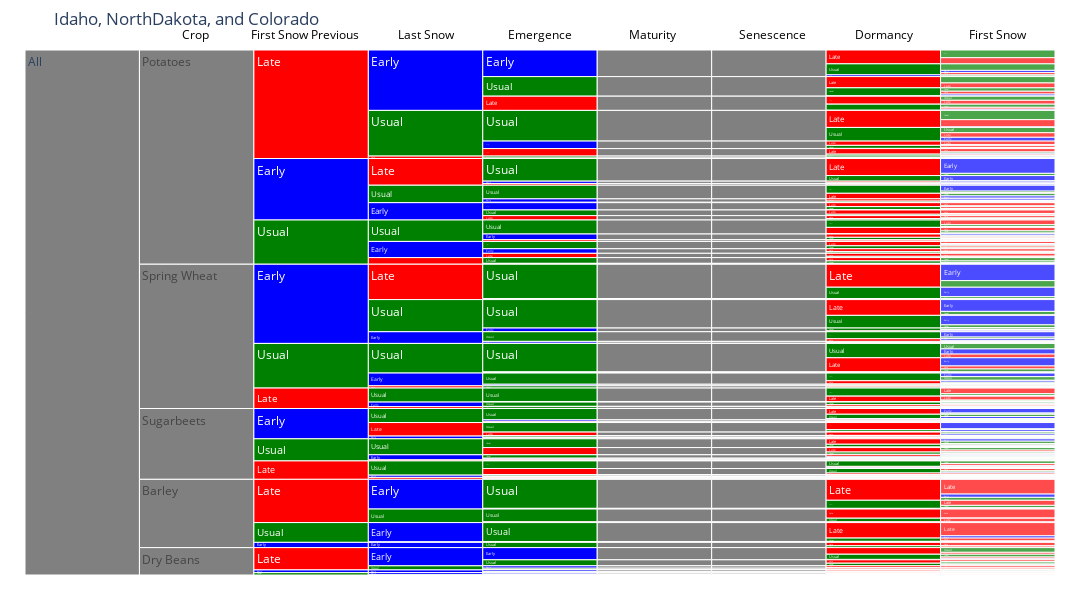

This figure's notebook cell:
### Code cell
def get_color(value):
    if value == 'Late':
        return 'red'
    elif value == 'Usual':
        return 'green'
    elif value == 'Early':
        return 'blue'
    else:
        return 'grey'

fig = px.icicle(df, path=[px.Constant('All'), 'Crop', 'First Snow Previous', 'Last Snow', 'Emergence', 'Maturity', 'Senescence', 'Dormancy', 'First Snow'], labels={'id': 'Crop'})

fig.update_traces(root_color="lightgrey", marker=dict(colors=[get_color(value) for value in fig.data[0].labels]))

fig.update_layout(
    width=1080,
    height=600,
    title=title,
    margin=dict(t=50, l=25, r=25, b=25),
    annotations=[
        dict(x=0.15, y=1.05, text="Crop", showarrow=False, xref="paper", yref="paper", font=dict(size=12, color="black")),
        dict(x=0.217, y=1.05, text="First Snow Previous", showarrow=False, xref="paper", yref="paper", font=dict(size=12, color="black")),
        dict(x=0.39, y=1.05, text="Last Snow", showarrow=False, xref="paper", yref="paper", font=dict(size=12, color="black")),
        dict(x=0.5, y=1.05, text="Emergence", showarrow=False, xref="paper", yref="paper", font=dict(size=12, color="black")),
        dict(x=0.61, y=1.05, text="Maturity", showarrow=False, xref="paper", yref="paper", font=dict(size=12, color="black")),
        dict(x=0.76, y=1.05, text="Senescence", showarrow=False, xref="paper", yref="paper", font=dict(size=12, color="black")),
        dict(x=0.865, y=1.05, text="Dormancy", showarrow=False, xref="paper", yref="paper", font=dict(size=12, color="black")),
        dict(x=0.975, y=1.05, text="First Snow", showarrow=False, xref="paper", yref="paper", font=dict(size=12, color="black"))
    ]
)

fig.show()

### Figure 1 — Plotly figure (JSON) as saved in the notebook; plotly's stock layout.template omitted (floating-point values rounded to 4 significant figures; data arrays with more than 128 entries replaced by an {"elided": "..."} marker saying what was removed)
{"data": [{"branchvalues": "total", "domain": {"x": [0, 1], "y": [0, 1]}, "hovertemplate": "labels=%{label}<br>count=%{value}<br>parent=%{parent}<br>Crop=%{id}<extra></extra>", "ids": {"elided": "922 str values"}, "labels": {"elided": "922 str values"}, "marker": {"colors": {"elided": "922 str values"}}, "name": "", "parents": {"elided": "922 str values"}, "root": {"color": "lightgrey"}, "type": "icicle", "values": {"elided": "922 int values"}}], "layout": {"annotations": [{"font": {"color": "black", "size": 12}, "showarrow": false, "text": "Crop", "x": 0.15, "xref": "paper", "y": 1.05, "yref": "paper"}, {"font": {"color": "black", "size": 12}, "showarrow": false, "text": "First Snow Previous", "x": 0.217, "xref": "paper", "y": 1.05, "yref": "paper"}, {"font": {"color": "black", "size": 12}, "showarrow": false, "text": "Last Snow", "x": 0.39, "xref": "paper", "y": 1.05, "yref": "paper"}, {"font": {"color": "black", "size": 12}, "showarrow": false, "text": "Emergence", "x": 0.5, "xref": "paper", "y": 1.05, "yref": "paper"}, {"font": {"color": "black", "size": 12}, "showarrow": false, "text": "Maturity", "x": 0.61, "xref": "paper", "y": 1.05, "yref": "paper"}, {"font": {"color": "black", "size": 12}, "showarrow": false, "text": "Senescence", "x": 0.76, "xref": "paper", "y": 1.05, "yref": "paper"}, {"font": {"color": "black", "size": 12}, "showarrow": false, "text": "Dormancy", "x": 0.865, "xref": "paper", "y": 1.05, "yref": "paper"}, {"font": {"color": "black", "size": 12}, "showarrow": false, "text": "First Snow", "x": 0.975, "xref": "paper", "y": 1.05, "yref": "paper"}], "height": 600, "legend": {"tracegroupgap": 0}, "margin": {"b": 25, "l": 25, "r": 25, "t": 50}, "title": {"text": "Idaho, NorthDakota, and Colorado"}, "width": 1080}}
